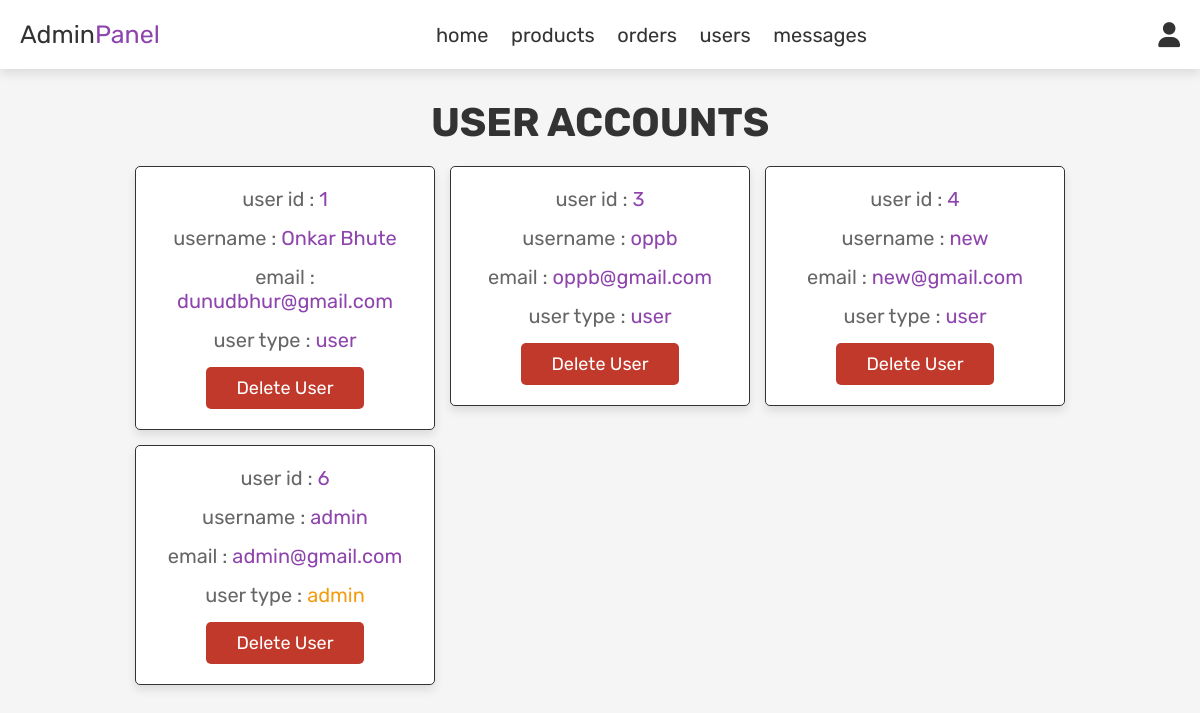
Screenshot of /admin_users.php (signed in) with the database file from the repository.
### tables this page shows
CREATE TABLE `users` (
  `id` int(100) NOT NULL,
  `name` varchar(100) NOT NULL,
  `email` varchar(100) NOT NULL,
  `password` varchar(100) NOT NULL,
  `user_type` varchar(20) NOT NULL DEFAULT 'user'
);

### admin_users.php (the view, shortened to what this page needs)
<?php
include 'config.php';
?>
<!DOCTYPE html>
<html lang="en">
<head>
   <link rel="stylesheet" href="https://cdnjs.cloudflare.com/ajax/libs/font-awesome/6.0.0/css/all.min.css">
   <link rel="stylesheet" href="css/admin_style.css">
</head>
<body>
<?php include 'admin_header.php'; ?>
<section class="users">
   <h1 class="title"> user accounts </h1>
   <div class="box-container">
      <?php
         $select_users = mysqli_query($conn, "SELECT * FROM `users`") or die('query failed');
         while($fetch_users = mysqli_fetch_assoc($select_users)){
      ?>
      <div class="box">
         <p> user id : <span><?php echo $fetch_users['id']; ?></span> </p>
         <p> username : <span><?php echo $fetch_users['name']; ?></span> </p>
         <p> email : <span><?php echo $fetch_users['email']; ?></span> </p>
         <p> user type : <span style="color:<?php if($fetch_users['user_type'] == 'admin'){ echo 'var(--orange)'; } ?>"><?php echo $fetch_users['user_type']; ?></span> </p>
         <a href="admin_users.php?delete=<?php echo $fetch_users['id']; ?>" onclick="return confirm('delete this user?');" class="delete-btn">delete user</a>
      </div>
      <?php
         };
      ?>
   </div>
</section>
</body>
</html>

### css/admin_style.css (style rules this page uses)
:root { --purple:#8e44ad; --red:#c0392b; --orange:#f39c12; --black:#333; --white:#fff; --light-color:#666; --light-white:#ccc; --light-bg:#f5f5f5; --border:.1rem solid var(--black); --box-shadow:0 .5rem 1rem rgba(0,0,0,.1); }
* { font-family: 'Rubik', sans-serif; margin:0; padding:0; box-sizing: border-box; outline: none; border:none; text-decoration: none; transition:all .2s linear; }
html { font-size: 62.5%; overflow-x: hidden; }
body { background-color: var(--light-bg); }
section { padding:3rem 2rem; }
.title { text-align: center; margin-bottom: 2rem; text-transform: uppercase; color:var(--black); font-size: 4rem; }
.btn, .option-btn, .delete-btn, .white-btn { display: inline-block; margin-top: 1rem; padding:1rem 3rem; cursor: pointer; color:var(--white); font-size: 1.8rem; border-radius: .5rem; text-transform: capitalize; }
.delete-btn { background-color: var(--red); }
.users .box-container { display: grid; grid-template-columns: repeat(auto-fit, 30rem); justify-content: center; gap:1.5rem; max-width: 1200px; margin:0 auto; align-items: flex-start; }
.users .box-container .box { background-color: var(--white); padding:2rem; border:var(--border); box-shadow: var(--box-shadow); border-radius: .5rem; text-align: center; }
.users .box-container .box p { padding-bottom: 1.5rem; font-size: 2rem; color:var(--light-color); }
.users .box-container .box p span { color:var(--purple); }
.users .box-container .box .delete-btn { margin-top: 0; }

### rows the page displays
users: id "1", name "Onkar Bhute", email "dunudbhur@gmail.com", user_type "user"
users: id "3", name "oppb", email "oppb@gmail.com", user_type "user"
users: id "4", name "new", email "new@gmail.com", user_type "user"
users: id "6", name "admin", email "admin@gmail.com", user_type "admin"
